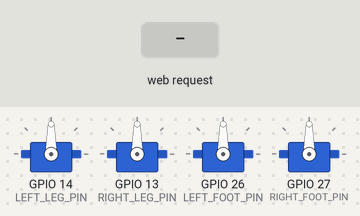
Simulated run of this sketch. Board: ESP32. On the bench: 4 × servo. Inputs (shaded band) come from the test bench. WiFi joins after 1.5 s; servers stay silent unless stated; what the sketch prints to the serial monitor is not drawn.

Above: at 5.5 s.
5.6 s: HTTP request GET /forward received
At 5.7 s:
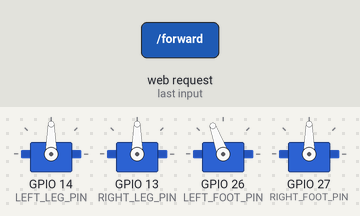
At 6.1 s:
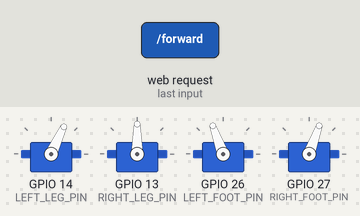
8.6 s: HTTP request GET /backward received
At 9.5 s:
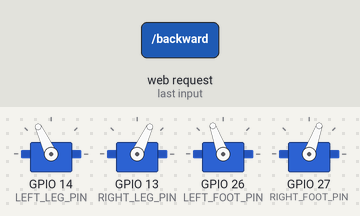
11.6 s: HTTP request GET /dance received
14.6 s: HTTP request GET /backward received
Timing chart, 0 to 18.6 s (numbered marks = the images above; inputs shaded):
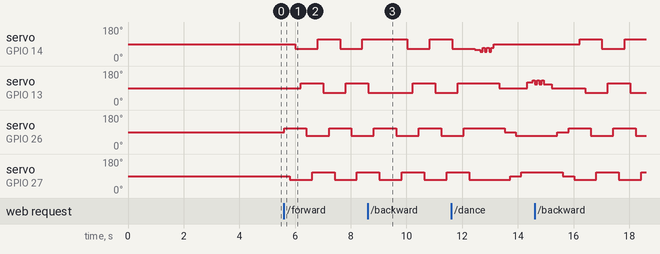

The sketch:

Jenny_Finalcode.ino
```cpp
#include <WiFi.h>
#include <WebServer.h>
#include <ESP32Servo.h>

//====================
// WiFi Credentials
//====================
const char* WIFI_SSID = "Telezer_J";
const char* WIFI_PASSWORD = "Telezer12";

//====================
// Servo Pins
//====================
#define LEFT_LEG_PIN     14
#define RIGHT_LEG_PIN    13
#define LEFT_FOOT_PIN    26
#define RIGHT_FOOT_PIN   27

//====================
// Home Position
//====================
int homeLeftLeg   = 90;
int homeRightLeg  = 90;
int homeLeftFoot  = 90;
int homeRightFoot = 90;

//====================
// Dance Angles
//====================
const int STEP_ANGLE = 25;
const int TILT_ANGLE = 20;

//====================
// Servo Objects
//====================
Servo legLeft;
Servo legRight;
Servo footLeft;
Servo footRight;

//====================
// Web Server
//====================
WebServer server(80);

bool busy = false;

enum RobotState
{
    STOPPED,
    FORWARD,
    BACKWARD,
    DANCE
};

RobotState robotState = STOPPED;

//==================================================
// Move Servo
//==================================================
void moveServo(Servo &servo, int angle, int waitTime = 200)
{
    angle = constrain(angle, 0, 180);
    servo.write(angle);
    delay(waitTime);
}

//==================================================
// Home Position
//==================================================
void home()
{
    moveServo(legLeft, homeLeftLeg);
    moveServo(legRight, homeRightLeg);
    moveServo(footLeft, homeLeftFoot);
    moveServo(footRight, homeRightFoot);
}
void stopRobot()
{
    home();
    busy = false;
}

//==================================================
// Dance Routine
//==================================================

void forward(int cycles = 2)
{
  for (int i = 0; i < cycles; i++)
  {
    moveServo(footLeft, homeLeftFoot + TILT_ANGLE);
    moveServo(footRight, homeRightFoot - TILT_ANGLE);

    moveServo(legLeft, homeLeftLeg - STEP_ANGLE);
    moveServo(legRight, homeRightLeg + STEP_ANGLE);

    moveServo(footLeft, homeLeftFoot - TILT_ANGLE);
    moveServo(footRight, homeRightFoot + TILT_ANGLE);

    moveServo(legLeft, homeLeftLeg + STEP_ANGLE);
    moveServo(legRight, homeRightLeg - STEP_ANGLE);
  }

  //home();
}

void backward(int cycles = 2)
{
  for (int i = 0; i < cycles; i++)
  {
    moveServo(footLeft, homeLeftFoot + TILT_ANGLE);
    moveServo(footRight, homeRightFoot - TILT_ANGLE);

    moveServo(legLeft, homeLeftLeg + STEP_ANGLE);
    moveServo(legRight, homeRightLeg - STEP_ANGLE);

    moveServo(footLeft, homeLeftFoot - TILT_ANGLE);
    moveServo(footRight, homeRightFoot + TILT_ANGLE);

    moveServo(legLeft, homeLeftLeg - STEP_ANGLE);
    moveServo(legRight, homeRightLeg + STEP_ANGLE);
  }

  //home();
}

void oneLegDance()
{
    // Lift LEFT leg
    moveServo(footLeft, homeLeftFoot + 20);
    moveServo(footRight, homeRightFoot - 20);

    moveServo(legLeft, homeLeftLeg - 30);

    for(int i=0;i<3;i++)
    {
        moveServo(legLeft, homeLeftLeg - 40,80);
        moveServo(legLeft, homeLeftLeg - 20,80);
    }

    home();

    // Lift RIGHT leg
    moveServo(footLeft, homeLeftFoot - 20);
    moveServo(footRight, homeRightFoot + 20);

    moveServo(legRight, homeRightLeg + 30);

    for(int i=0;i<3;i++)
    {
        moveServo(legRight, homeRightLeg + 40,80);
        moveServo(legRight, homeRightLeg + 20,80);
    }

    home();
}

//==================================================
// HTML Page
//==================================================
void handleRoot()
{
String page = R"rawliteral(

<!DOCTYPE html>
<html>

<head>

<meta name="viewport" content="width=device-width, initial-scale=1">

<title>CUBY Robot Controller</title>

<style>

body{
    margin:0;
    background:#1a1a1a;
    font-family:Arial,Helvetica,sans-serif;
    color:white;
    text-align:center;
}

h1{
    margin-top:30px;
    font-size:40px;
    color:#00E5FF;
}

h2{
    color:#CCCCCC;
    margin-bottom:40px;
}

.container{
    display:flex;
    flex-direction:column;
    align-items:center;
}

button{
    width:240px;
    height:70px;
    margin:12px;
    border:none;
    border-radius:18px;
    font-size:26px;
    font-weight:bold;
    cursor:pointer;
    transition:.2s;
}

button:hover{
    transform:scale(1.05);
}

.forward{
    background:#00C853;

    color:white;
}

.backward{
    background:#D50000;
    color:white;
}

.stop{
    background:#FFC107;
    color:black;
}

.status{
    margin-top:30px;
    font-size:22px;
    color:#00E5FF;
}

</style>

</head>

<body>

<h1>CUBY ROBOT</h1>

<h2>WiFi Controller</h2>

<div class="container">

<button class="forward"
onclick="sendCommand('forward')">
FORWARD
</button>

<button class="backward"
onclick="sendCommand('backward')">
BACKWARD
</button>

<button class="forward"
onclick="sendCommand('dance')">
DANCE
</button>

<button class="stop"
onclick="sendCommand('stop')">
STOP
</button>

</div>

<div class="status" id="status">
Ready
</div>

<script>

function sendCommand(cmd)
{
    document.getElementById("status").innerHTML="Sending "+cmd+"...";

    fetch("/"+cmd)
    .then(response=>response.text())
    .then(data=>{
        document.getElementById("status").innerHTML=data;
    });
}

</script>

</body>

</html>

)rawliteral";

server.send(200,"text/html",page);

}

//==================================================
// Dance API
//==================================================


//==================================================
// Setup
//==================================================
void setup()
{
    Serial.begin(115200);

    delay(2000);
    Serial.println();
    Serial.println("ESP32 Started");

    // Allocate timers
    ESP32PWM::allocateTimer(0);
    ESP32PWM::allocateTimer(1);
    ESP32PWM::allocateTimer(2);
    ESP32PWM::allocateTimer(3);

    // Servo Frequency
    legLeft.setPeriodHertz(50);
    legRight.setPeriodHertz(50);
    footLeft.setPeriodHertz(50);
    footRight.setPeriodHertz(50);

    // Attach Servos
    legLeft.attach(LEFT_LEG_PIN,500,2400);
    legRight.attach(RIGHT_LEG_PIN,500,2400);
    footLeft.attach(LEFT_FOOT_PIN,500,2400);
    footRight.attach(RIGHT_FOOT_PIN,500,2400);

    // Home Position
    home();

    // WiFi
    Serial.println("Connecting to WiFi...");
    WiFi.begin(WIFI_SSID, WIFI_PASSWORD);

    Serial.print("Connecting");
    while(WiFi.status()!=WL_CONNECTED)
    {
        delay(500);
        Serial.print(".");
    }

    Serial.println();
    Serial.println("WiFi Connected");
    Serial.print("IP Address : ");
    Serial.println(WiFi.localIP());

    // Web Pages
server.on("/", handleRoot);

server.on("/forward", []()
{
    robotState = FORWARD;
    server.send(200, "text/plain", "Forward");
});

server.on("/backward", []()
{
    robotState = BACKWARD;
    server.send(200, "text/plain", "Backward");
});

server.on("/dance", []()
{
    robotState = DANCE;
    server.send(200, "text/plain", "Dance");
});

server.on("/stop", []()
{
    robotState = STOPPED;
    home();
    server.send(200, "text/plain", "Stopped");
});

server.begin();

    Serial.println("Server Started");


}

//==================================================
// Loop
//==================================================
void loop()
{
    server.handleClient();

    if(robotState == FORWARD)
    {
        forward(1);
    }
    else if(robotState == BACKWARD)
    {
        backward(1);
    }
    else if(robotState == DANCE)
    {
        oneLegDance();
    }

    delay(10);
}
```

Measured:
- after the input at 5.6 s, servo on GPIO 14 (LEFT_LEG_PIN): alternates 115° for 0.81 s and 65° for 0.80 s, starting after 0.41 s; servo on GPIO 13 (RIGHT_LEG_PIN): 90° → 115° after 0.61 s, → 65° 0.80 s later, → 115° 0.81 s later
